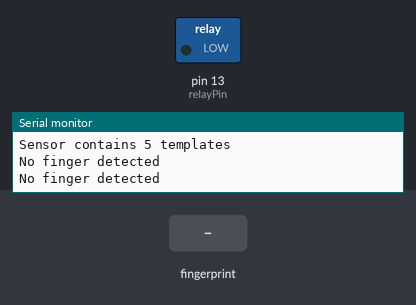
Simulated run of this sketch. Board: Arduino Mega 2560, built with avr-gcc and run on an emulated ATmega2560. Parts: switched loads named in the sketch (green lamp = pin HIGH), the last lines printed to the serial monitor. Inputs (shaded band) come from the test bench.

Above: at 2.4 s.
2.5 s: finger stored as number 1 placed on the sensor
At 4.1 s:
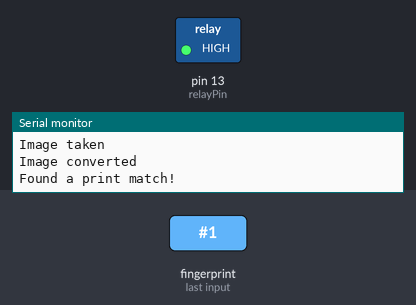
Timing chart, 0 to 9.4 s (numbered marks = the images above; inputs shaded):
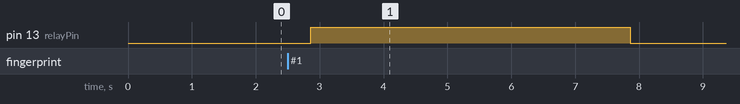

Measured:
- after the input at 2.5 s, pin 13 (relayPin): LOW → HIGH after 0.36 s, → LOW 5.0 s later

The sketch:

main.ino
```cpp
// (licence header left out)
#include <Adafruit_Fingerprint.h>

#if (defined(__AVR__) || defined(ESP8266)) && !defined(__AVR_ATmega2560__)
#include <SoftwareSerial.h>
SoftwareSerial mySerial(2, 3);
#else
#define mySerial Serial1
#endif

Adafruit_Fingerprint finger = Adafruit_Fingerprint(&mySerial);

const int relayPin = 13; // Define the relay control pin

void setup() {
  pinMode(relayPin, OUTPUT); // Initialize the relay pin
  Serial.begin(9600);
  while (!Serial);
  delay(100);
  Serial.println("\n\nAdafruit finger detect test");

  finger.begin(57600);
  delay(5);
  if (finger.verifyPassword()) {
    Serial.println("Found fingerprint sensor!");
  } else {
    Serial.println("Did not find fingerprint sensor :(");
    while (1) {
      delay(1);
    }
  }

  Serial.println(F("Reading sensor parameters"));
  finger.getParameters();
  Serial.print(F("Status: 0x"));
  Serial.println(finger.status_reg, HEX);
  Serial.print(F("Sys ID: 0x"));
  Serial.println(finger.system_id, HEX);
  Serial.print(F("Capacity: "));
  Serial.println(finger.capacity);
  Serial.print(F("Security level: "));
  Serial.println(finger.security_level);
  Serial.print(F("Device address: "));
  Serial.println(finger.device_addr, HEX);
  Serial.print(F("Packet len: "));
  Serial.println(finger.packet_len);
  Serial.print(F("Baud rate: "));
  Serial.println(finger.baud_rate);

  finger.getTemplateCount();

  if (finger.templateCount == 0) {
    Serial.print("Sensor doesn't contain any fingerprint data. Please run the 'enroll' example.");
  } else {
    Serial.println("Waiting for valid finger...");
    Serial.print("Sensor contains ");
    Serial.print(finger.templateCount);
    Serial.println(" templates");
  }
}

void loop() {
  getFingerprintID();
  delay(50); // don't need to run this at full speed.
}

uint8_t getFingerprintID() {
  uint8_t p = finger.getImage();
  switch (p) {
    case FINGERPRINT_OK:
      Serial.println("Image taken");
      break;
    case FINGERPRINT_NOFINGER:
      Serial.println("No finger detected");
      delay(500);
      return p;
    case FINGERPRINT_PACKETRECIEVEERR:
      Serial.println("Communication error");
      return p;
    case FINGERPRINT_IMAGEFAIL:
      Serial.println("Imaging error");
      return p;
    default:
      Serial.println("Unknown error");
      return p;
  }

  p = finger.image2Tz();
  switch (p) {
    case FINGERPRINT_OK:
      Serial.println("Image converted");
      break;
    case FINGERPRINT_IMAGEMESS:
      Serial.println("Image too messy");
      return p;
    case FINGERPRINT_PACKETRECIEVEERR:
      Serial.println("Communication error");
      return p;
    case FINGERPRINT_FEATUREFAIL:
      Serial.println("Could not find fingerprint features");
      return p;
    case FINGERPRINT_INVALIDIMAGE:
      Serial.println("Could not find fingerprint features");
      return p;
    default:
      Serial.println("Unknown error");
      return p;
  }

  p = finger.fingerSearch();
  if (p == FINGERPRINT_OK) {
    Serial.println("Found a print match!");
    // Activate the relay for 5 seconds
    digitalWrite(relayPin, HIGH);
    delay(5000);
    digitalWrite(relayPin, LOW);
  } else if (p == FINGERPRINT_PACKETRECIEVEERR) {
    Serial.println("Communication error");
    return p;
  } else if (p == FINGERPRINT_NOTFOUND) {
    Serial.println("Did not find a match");
    return p;
  } else {
    Serial.println("Unknown error");
    return p;
  }

  Serial.print("Found ID #");
  Serial.print(finger.fingerID);
  Serial.print(" with confidence of ");
  Serial.println(finger.confidence);

  return finger.fingerID;
}

int getFingerprintIDez() {
  uint8_t p = finger.getImage();
  if (p != FINGERPRINT_OK) return -1;

  p = finger.image2Tz();
  if (p != FINGERPRINT_OK) return -1;

  p = finger.fingerFastSearch();
  if (p != FINGERPRINT_OK) return -1;

  return finger.fingerID;
}
```
